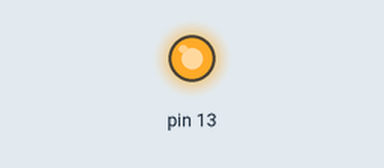
This sketch was run on a simulated Arduino Uno, built with avr-gcc and run on an emulated ATmega328P. On the bench: output pins drawn as LEDs (lit = HIGH).

Above: at 0.5 s.
At 11.5 s:
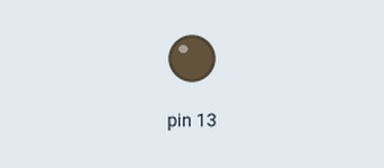
Timing chart, 0 to 16.6 s (numbered marks = the images above):
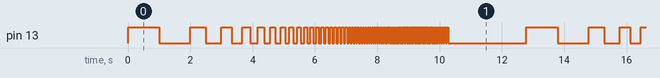

The sketch:

LED_on_board.ino
```cpp
int i;

void setup()
{
  pinMode (13, OUTPUT);
}

void loop()
{
  for(i=1; i<=100; i++)
  {
    digitalWrite(13, 1);
    delay(1000/i);
    digitalWrite(13, 0);
    delay(1000/i);
  }
  delay(2500);
}
```

Measured:
- by itself, pin 13: moves between LOW and HIGH, repeating every 12.8 s
- by itself, everything shown: repeats every 12.8 s, in 54 steps
